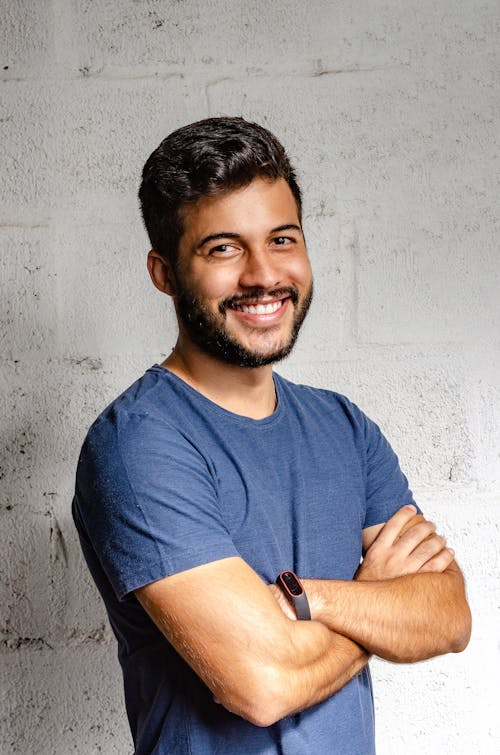
#> input picture Opencv_ile_Object_detection/media/adam.jpeg, 500 x 755 px
$ jupyter execute face_detection.ipynb   (shell and % lines are left out)
#> lines starting #> are read from the running program, lines starting #| are printed output that depends on the picture; after the words box and inside, x2 and y2 are one past the last pixel; in counts of white or black regions, pixels touching at a corner belong together
[cell 1]
import cv2
import os
import numpy as np
import matplotlib.pyplot as plt

[cell 2]
adam=cv2.imread('media/adam.jpeg',0)
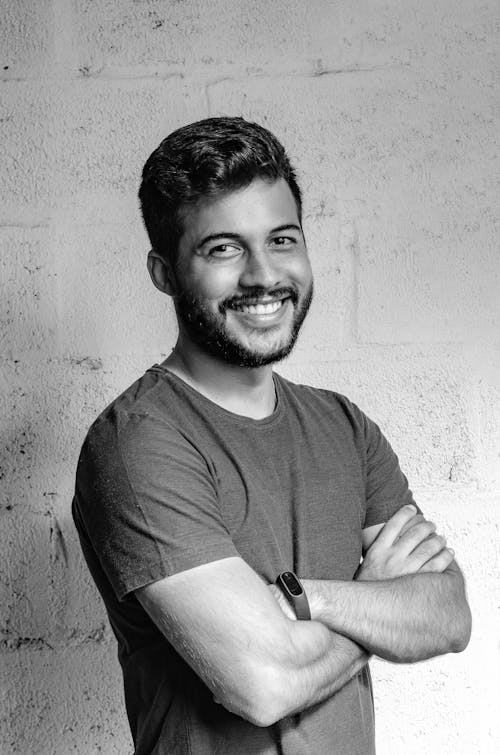
#> adam: shape (755, 500); min 0, max 255, mean 151.9
plt.imshow(adam,cmap='gray')

[cell 3]
kadin=cv2.imread('media/kadin.jpg',0)
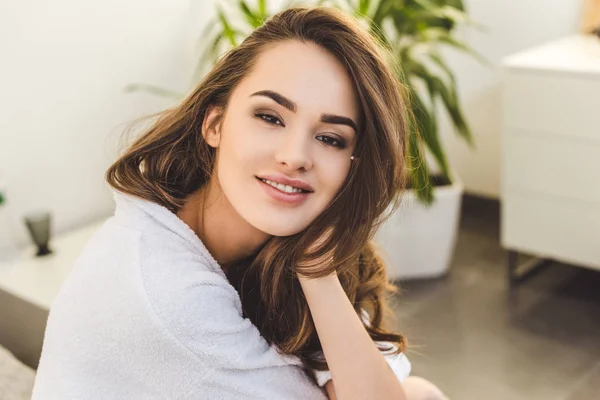
#> input picture Opencv_ile_Object_detection/media/kadin.jpg, 600 x 400 px
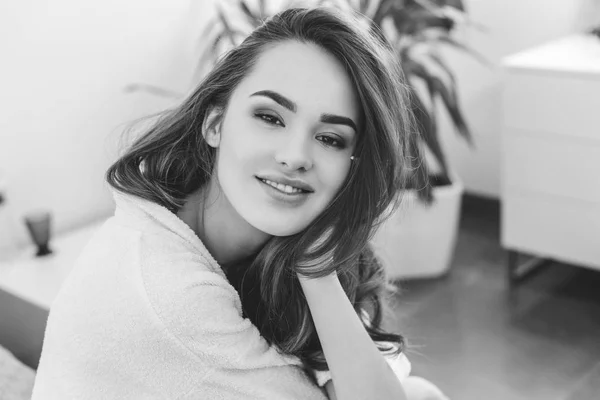
#> kadin: shape (400, 600); min 15, max 253, mean 167.7
plt.imshow(kadin,cmap='gray')

[cell 4]
toplu_foto=cv2.imread('media/toplu_foto.jpg',0)
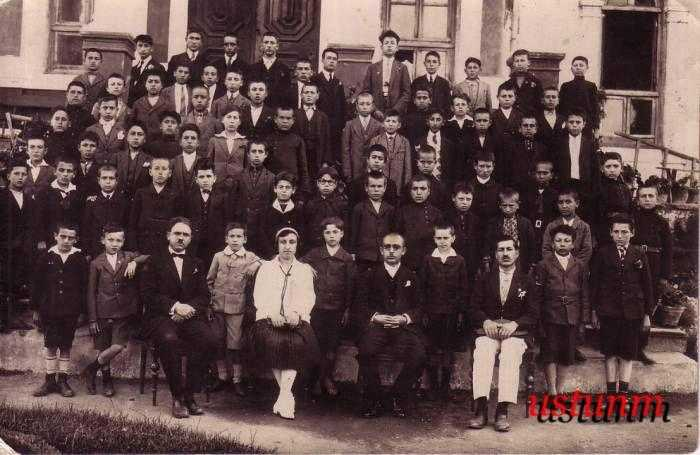
#> input picture Opencv_ile_Object_detection/media/toplu_foto.jpg, 700 x 455 px
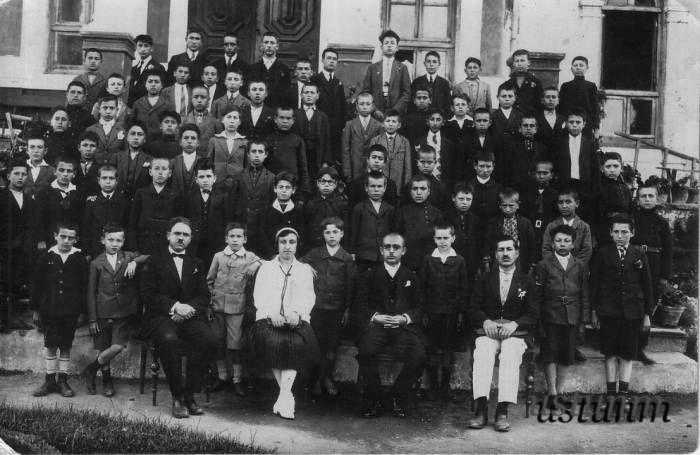
#> toplu_foto: shape (455, 700); min 0, max 255, mean 80.8
plt.imshow(toplu_foto,cmap='gray')

[cell 5]
face_cascade =cv2.CascadeClassifier("media/frontalface.xml") #yuz tanimlayacagimiz xml dosyasi

[cell 6]
def detect_face(img):
    face_img = img.copy()

    face_res =face_cascade.detectMultiScale(face_img) #yuz tespiti yapar
#> face_res = [[175, 181, 158, 158]]

    for (x,y,w,h) in face_res: #yuzun koordinatlarini alir
        cv2.rectangle(face_img,(x,y),(x+w,y+h),(255,0,0),4) #yuzun etrafina dikdortgen cizer
#> this loop made 1 pass
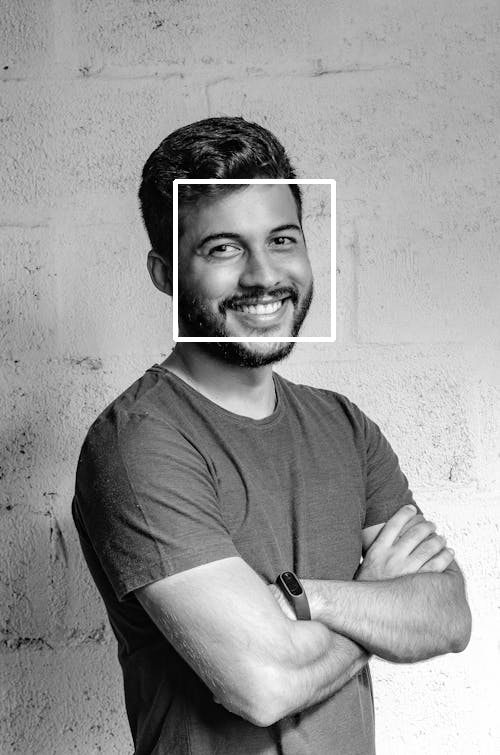
#> face_img: shape (755, 500); 0.83% of pixels changed, all inside (x1, y1, x2, y2) = (173, 179, 336, 342)

    return face_img

[cell 7]
result = detect_face(adam)

[cell 8]
plt.imshow(result,cmap='gray')

[cell 9]
result = detect_face(kadin)
#> in detect_face (call 2), `face_res =face_cascade.detectMultiScale(face_img)`: face_res = [[408, 21, 53, 53], [209, 57, 173, 173]]
#> the loop in detect_face (call 2), `for (x,y,w,h) in face_res:` made 2 passes
#> after the loop in detect_face (call 2), `for (x,y,w,h) in face_res:`:
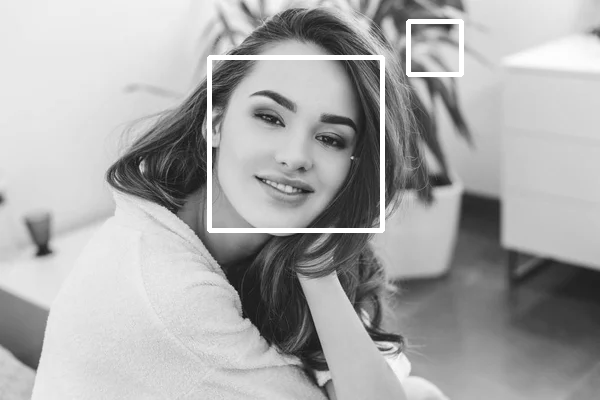
#> face_img: shape (400, 600); 1.87% of pixels changed, all inside (x1, y1, x2, y2) = (207, 19, 464, 233)
plt.imshow(result,cmap='gray')

[cell 10]
result= detect_face(toplu_foto)
#> in detect_face (call 3), `face_res =face_cascade.detectMultiScale(face_img)`: face_res = 30 rows, first 6: [198, 64, 26, 26], [188, 88, 24, 24], [494, 87, 26, 26], [49, 109, 24, 24], [273, 108, 24, 24], [560, 111, 28, 28]
#> the loop in detect_face (call 3), `for (x,y,w,h) in face_res:` made 30 passes
#> (x, y, w, h) on passes 1 to 12: (198, 64, 26, 26), (188, 88, 24, 24), (494, 87, 26, 26), (49, 109, 24, 24), (273, 108, 24, 24), (560, 111, 28, 28), (517, 117, 25, 25), (123, 124, 26, 26), (176, 129, 26, 26), (76, 136, 25, 25), (23, 137, 26, 26), (244, 142, 26, 26)
#> after the loop in detect_face (call 3), `for (x,y,w,h) in face_res:`:
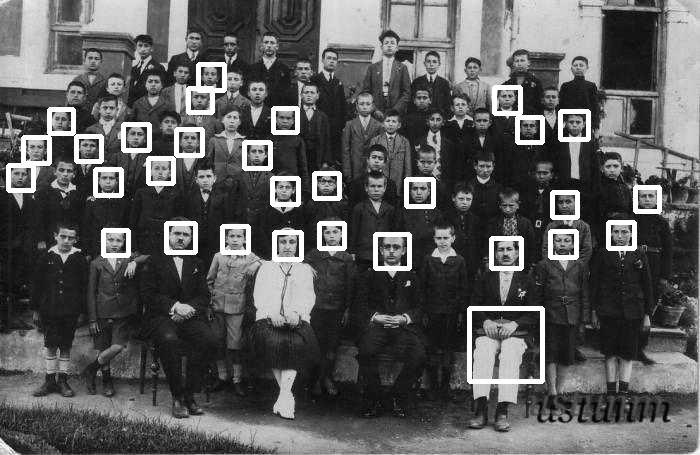
#> face_img: shape (455, 700); 5.06% of pixels changed, all inside (x1, y1, x2, y2) = (6, 62, 662, 384)
plt.imshow(result,cmap='gray')

[cell 11]
eye_cascade=cv2.CascadeClassifier("media/eye.xml") #goz tanimlayacagimiz xml dosyasi

[cell 12]
def detect_eye(img):
    face_img = img.copy()

    eyes_res =eye_cascade.detectMultiScale(face_img) #yuz tespiti yapar
#> eyes_res = [[263, 222, 38, 38], [286, 710, 21, 21], [202, 229, 43, 43], [188, 117, 97, 97]]

    for (x,y,w,h) in eyes_res: #yuzun koordinatlarini alir
        cv2.rectangle(face_img,(x,y),(x+w,y+h),(255,0,0),4) #yuzun etrafina dikdortgen cizer
#> this loop made 4 passes
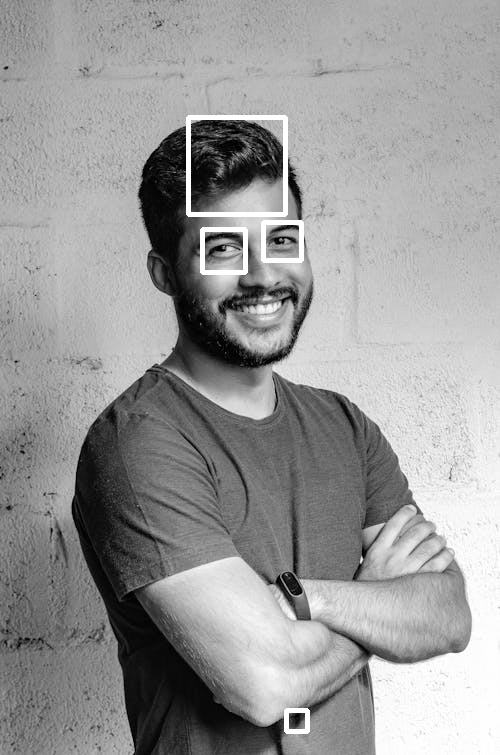
#> face_img: shape (755, 500); 1.04% of pixels changed, all inside (x1, y1, x2, y2) = (186, 115, 310, 734)

    return face_img

[cell 13]
result = detect_eye(adam)
plt.imshow(result,cmap='gray')

[cell 14]
result = detect_eye(kadin)
#> in detect_eye (call 2), `eyes_res =eye_cascade.detectMultiScale(face_img)`: eyes_res = [[246, 92, 48, 48], [24, 234, 29, 29], [506, 272, 23, 23], [306, 120, 40, 40], [420, 3, 46, 46], [271, 166, 47, 47]]
#> the loop in detect_eye (call 2), `for (x,y,w,h) in eyes_res:` made 6 passes
#> after the loop in detect_eye (call 2), `for (x,y,w,h) in eyes_res:`:
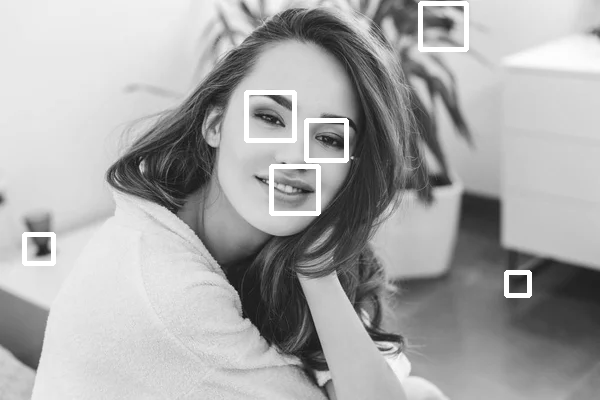
#> face_img: shape (400, 600); 1.91% of pixels changed, all inside (x1, y1, x2, y2) = (22, 1, 532, 298)
plt.imshow(result,cmap='gray')

[cell 15]
result= detect_eye(toplu_foto)
